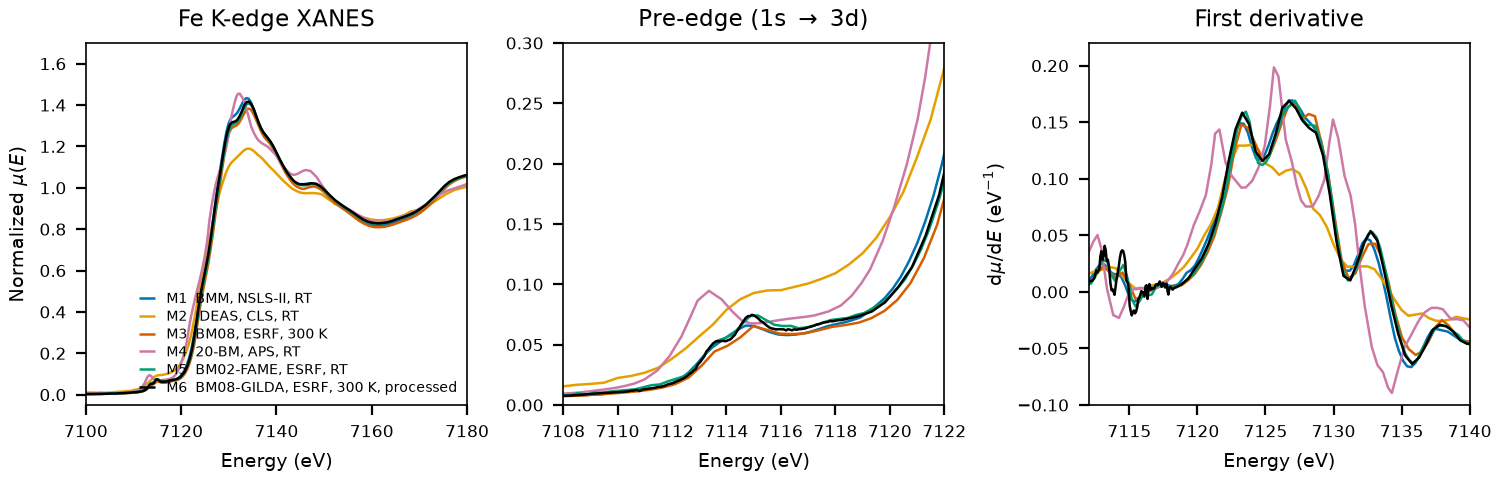

Source code (Python):
"""Plot the unique experimental Fe K-edge spectra of hematite in this folder.

Run from this directory. The output replaces spectra_comparison.png, which the
README links to.
"""

import matplotlib.pyplot as plt
import numpy as np
from larch import Group
from larch.xafs import pre_edge

OUTPUT = "spectra_comparison.png"

MEASUREMENTS = [
    (
        "M1  BMM, NSLS-II, RT",
        "NIST/Fe-Hematite.xdi",
        {"ratio": (4, 5), "ref_ratio": (5, 6)},
        "#0072B2",
    ),
    (
        "M2  IDEAS, CLS, RT",
        "XASDB/Hematite_idal8hze.dat",
        {"ratio": (1, 2), "ref_ratio": (2, 3)},
        "#E69F00",
    ),
    (
        "M3  BM08, ESRF, 300 K",
        "XASDB/Hematite_idjf3d2r.dat",
        {"mu_column": 1, "drop_last": True},
        "#D55E00",
    ),
    (
        "M4  20-BM, APS, RT",
        "XASDB/Iron (III) Oxide_idgbfxgi.dat",
        {"ratio": (1, 2)},
        "#CC79A7",
    ),
    (
        "M5  BM02-FAME, ESRF, RT",
        "FAME/EXPERIMENT_DT_20170706_002-SPECTRUM_DT_20170706_002/XAS_trans_Fe2O3/XAS_trans_Fe2O3.data.txt",
        {"fame": True},
        "#009E73",
    ),
    (
        "M6  BM08-GILDA, ESRF, 300 K, processed",
        "XASDB/Hematite_idslj4k7.dat",
        {"mu_column": 1, "ref_column": 2, "drop_last": True},
        "#000000",
    ),
]

FE_K_EDGE = 7112.0
PRE_EDGE_DEFAULTS = {
    "pre1": -150,
    "pre2": -30,
    "norm1": 150,
    "norm2": 950,
    "nnorm": 2,
    "nvict": 2,
}


def normalized(
    path,
    ratio=None,
    ref_ratio=None,
    mu_column=None,
    ref_column=None,
    drop_last=False,
    fame=False,
):
    """Return a larch group with the normalized spectrum read from path."""
    if fame:
        # The FAME data.txt starts with a metadata block, so keep only the
        # numeric rows. The transmission(au) column is already absorbance-like.
        with open(path) as handle:
            rows = [ln for ln in handle if ln.split() and ln.split()[0][:1].isdigit()]
        data = np.loadtxt(rows)
        energy = data[:, 0]
        mu = data[:, 1]
    else:
        data = np.loadtxt(path, comments="#")
        energy = data[:, 0]
        if mu_column is not None:
            mu = data[:, mu_column]
        else:
            mu = np.log(data[:, ratio[0]] / data[:, ratio[1]])

        if drop_last:
            energy, mu = energy[:-1], mu[:-1]

        if ref_column is not None:
            ref_mu = data[:, ref_column]
        elif ref_ratio is not None:
            ref_mu = np.log(data[:, ref_ratio[0]] / data[:, ref_ratio[1]])
        else:
            ref_mu = None
        if ref_mu is not None and drop_last:
            ref_mu = ref_mu[:-1]

        if ref_mu is not None:
            ref_group = Group(energy=energy.copy(), mu=ref_mu)
            pre_edge(ref_group)
            eshift = FE_K_EDGE - ref_group.e0
            energy = energy + eshift

    group = Group(energy=energy, mu=mu)
    pre_edge(group, **PRE_EDGE_DEFAULTS)
    return group


def main():
    plt.rcParams.update({"font.size": 7, "axes.linewidth": 0.6})
    fig, axes = plt.subplots(1, 3, figsize=(7.5, 2.4), constrained_layout=True)

    for label, path, kwargs, color in MEASUREMENTS:
        group = normalized(path, **kwargs)
        derivative = np.gradient(group.flat, group.energy)
        axes[0].plot(group.energy, group.flat, color=color, lw=0.9, label=label)
        axes[1].plot(group.energy, group.flat, color=color, lw=0.9)
        axes[2].plot(group.energy, derivative, color=color, lw=0.9)

    axes[0].set(
        xlim=(7100, 7180),
        ylim=(-0.05, 1.7),
        title="Fe K-edge XANES",
        ylabel=r"Normalized $\mu(E)$",
    )
    axes[1].set(
        xlim=(7108, 7122),
        ylim=(0, 0.30),
        title=r"Pre-edge (1s $\rightarrow$ 3d)",
    )
    axes[2].set(
        xlim=(7112, 7140),
        ylim=(-0.10, 0.22),
        title="First derivative",
        ylabel=r"d$\mu$/d$E$ (eV$^{-1}$)",
    )
    for ax in axes:
        ax.set_xlabel("Energy (eV)")
        ax.tick_params(labelsize=6)

    axes[0].legend(
        loc="lower right",
        fontsize=5.0,
        frameon=False,
        handlelength=1.2,
        borderpad=0.2,
        labelspacing=0.25,
    )
    fig.savefig(OUTPUT, dpi=200)
    print(f"wrote {OUTPUT}")


if __name__ == "__main__":
    main()
